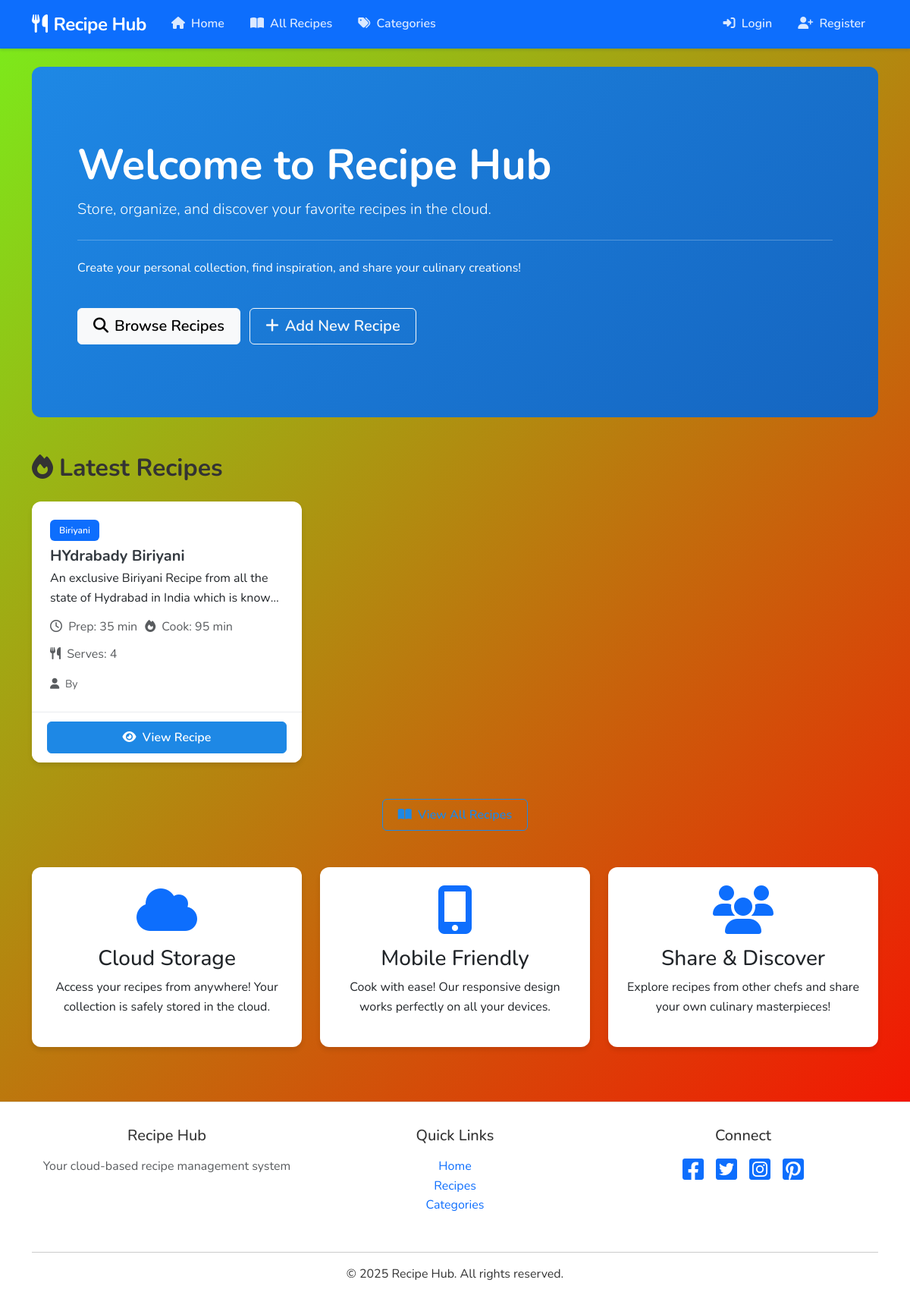
The page / on the database its author committed.
### recipes/models.py (models this page shows, shortened)
class Recipe(models.Model):
    title = models.CharField(max_length=200)
    description = models.TextField()
    ingredients = models.TextField()
    instructions = models.TextField()
    prep_time = models.IntegerField(help_text="Preparation time in minutes")
    cook_time = models.IntegerField(help_text="Cooking time in minutes")
    servings = models.IntegerField()
    category = models.ForeignKey(Category, on_delete=models.CASCADE, related_name="recipes")
    author = models.ForeignKey(User, on_delete=models.CASCADE, related_name="recipes", null=True)
    created_at = models.DateTimeField(auto_now_add=True)
    updated_at = models.DateTimeField(auto_now=True)

class Category(models.Model):
    name = models.CharField(max_length=100)
    description = models.TextField(blank=True)
    author = models.ForeignKey(User, on_delete=models.CASCADE, related_name="categories", null=True)
    class Meta:
        verbose_name_plural = "Categories"

### recipes/views.py (the view)
# urls.py: path('', views.home, name='home'),
def home(request):
    recent_recipes = Recipe.objects.order_by('-created_at')[:5]
    return render(request, 'recipes/home.html', {'recent_recipes': recent_recipes})

### templates/recipes/home.html (shortened to what this page needs)
{% extends 'base.html' %}
{% block content %}
<div class="jumbotron p-5 mb-5 bg-primary text-white rounded-custom fade-in">
    <div class="container py-5">
        <h1 class="display-4 fw-bold">Welcome to Recipe Hub</h1>
        <p class="lead">Store, organize, and discover your favorite recipes in the cloud.</p>
        <hr class="my-4 bg-white opacity-25">
        <p>Create your personal collection, find inspiration, and share your culinary creations!</p>
        <div class="mt-4">
            <a class="btn btn-light btn-lg" href="{% url 'recipe_list' %}">
                <i class="fas fa-search me-2"></i>Browse Recipes
            </a>
            <a class="btn btn-outline-light btn-lg" href="{% url 'recipe_create' %}">
                <i class="fas fa-plus me-2"></i>Add New Recipe
            </a>
        </div>
    </div>
</div>
<h2 class="mb-4 fw-bold"><i class="fas fa-fire me-2"></i>Latest Recipes</h2>
{% if recent_recipes %}
    <div class="row">
        {% for recipe in recent_recipes %}
            <div class="col-md-4 mb-4 fade-in" style="animation-delay: {{ forloop.counter0 }}00ms">
                <div class="card recipe-card h-100">
                    <div class="card-body">
                        <span class="badge bg-primary mb-2">{{ recipe.category.name }}</span>
                        <h5 class="card-title">{{ recipe.title }}</h5>
                        <p class="card-text text-truncate-2">{{ recipe.description|truncatechars:120 }}</p>
                        <div class="recipe-meta">
                            <span class="text-muted">
                                <i class="far fa-clock me-1"></i> Prep: {{ recipe.prep_time }} min
                            </span>
                            <span class="text-muted">
                                <i class="fas fa-fire me-1"></i> Cook: {{ recipe.cook_time }} min
                            </span>
                            <span class="text-muted">
                                <i class="fas fa-utensils me-1"></i> Serves: {{ recipe.servings }}
                            </span>
                        </div>
                        <div class="text-muted small">
                            <i class="fas fa-user me-1"></i> By {{ recipe.author.username }}
                        </div>
                    </div>
                    <div class="card-footer">
                        <a href="{% url 'recipe_detail' recipe.pk %}" class="btn btn-primary w-100">
                            <i class="fas fa-eye me-1"></i> View Recipe
                        </a>
                    </div>
                </div>
            </div>
        {% endfor %}
    </div>
    <div class="text-center mt-4">
        <a href="{% url 'recipe_list' %}" class="btn btn-outline-primary">
            <i class="fas fa-book-open me-1"></i> View All Recipes
        </a>
    </div>
{% else %}
    <div class="alert alert-info fade-in">
        <i class="fas fa-info-circle me-2"></i> No recipes available yet.
        <a href="{% url 'recipe_create' %}" class="alert-link">Add your first recipe!</a>
    </div>
{% endif %}
<div class="row mt-5">
    <div class="col-md-4 mb-4 fade-in">
        <div class="card text-center h-100">
            <div class="card-body">
                <div class="mb-3">
                    <i class="fas fa-cloud fa-4x text-primary"></i>
                </div>
                <h3>Cloud Storage</h3>
                <p>Access your recipes from anywhere! Your collection is safely stored in the cloud.</p>
            </div>
        </div>
    </div>
    <div class="col-md-4 mb-4 fade-in" style="animation-delay: 100ms">
        <div class="card text-center h-100">
            <div class="card-body">
                <div class="mb-3">
                    <i class="fas fa-mobile-alt fa-4x text-primary"></i>
                </div>
                <h3>Mobile Friendly</h3>
                <p>Cook with ease! Our responsive design works perfectly on all your devices.</p>
            </div>
        </div>
    </div>
    <div class="col-md-4 mb-4 fade-in" style="animation-delay: 200ms">
        <div class="card text-center h-100">
            <div class="card-body">
                <div class="mb-3">
                    <i class="fas fa-users fa-4x text-primary"></i>
                </div>
                <h3>Share & Discover</h3>
                <p>Explore recipes from other chefs and share your own culinary masterpieces!</p>
            </div>
        </div>
    </div>
</div>
{% endblock %}

### static/css/custom.css (style rules this page uses)
:root { --primary-color: #1e88e5; --primary-dark: #1565c0; --primary-light: #64b5f6; --accent-color: #ff9800; --success-color: #4caf50; --warning-color: #ff9800; --danger-color: #f44336; --gray-100: #f8f9fa; --gray-200: #e9ecef; --gray-300: #dee2e6; --gray-800: #343a40; --box-shadow: 0 4px 6px rgba(0, 0, 0, 0.1); --transition: all 0.3s ease; }
body { font-family: 'Nunito', 'Segoe UI', Roboto, sans-serif; color: #333; line-height: 1.6; background:linear-gradient(135deg, #7aee1b, #ff0000); }
.card { border: none; border-radius: 12px; box-shadow: var(--box-shadow); transition: var(--transition); overflow: hidden; }
.card-title { margin-bottom: 0.5rem; font-weight: 700; color: var(--gray-800); }
.card-body { padding: 1.5rem; }
.card-footer { background-color: white; border-top: 1px solid var(--gray-200); padding: 1rem 1.5rem; }
.recipe-card { height: 100%; transition: transform 0.3s ease, box-shadow 0.3s ease; }
.recipe-card .card-title { font-size: 1.25rem; margin-bottom: 0.35rem; }
.recipe-card .card-footer { padding: 0.75rem 1.25rem; }
.recipe-meta { display: flex; gap: 10px; flex-wrap: wrap; margin-bottom: 1rem; }
.btn { border-radius: 6px; font-weight: 600; padding: 0.5rem 1.25rem; transition: var(--transition); }
.btn-primary { background-color: var(--primary-color); border-color: var(--primary-color); }
.btn-outline-primary { color: var(--primary-color); border-color: var(--primary-color); }
.badge { font-weight: 600; padding: 0.5rem 0.75rem; border-radius: 6px; margin-right: 0.5rem; }
.jumbotron { background: linear-gradient(135deg, var(--primary-color) 0%, var(--primary-dark) 100%); color: white; border-radius: 12px; padding: 3rem !important; margin-bottom: 2rem; }
.jumbotron .btn { margin-right: 0.5rem; margin-top: 1rem; }
.rounded-custom { border-radius: 12px; }
.text-truncate-2 { display: -webkit-box; -webkit-line-clamp: 2; line-clamp: 2; -webkit-box-orient: vertical; box-orient: vertical; overflow: hidden; text-overflow: ellipsis; max-height: 3em; }
.fade-in { animation: fadeIn 0.5s ease-in; }

### rows shown on the page
Recipe: category.name "Biriyani", title "HYdrabady Biriyani", description "An exclusive Biriyani Recipe from all the state of Hydrabad in India which is…", prep_time "35", cook_time "95", servings "4"
